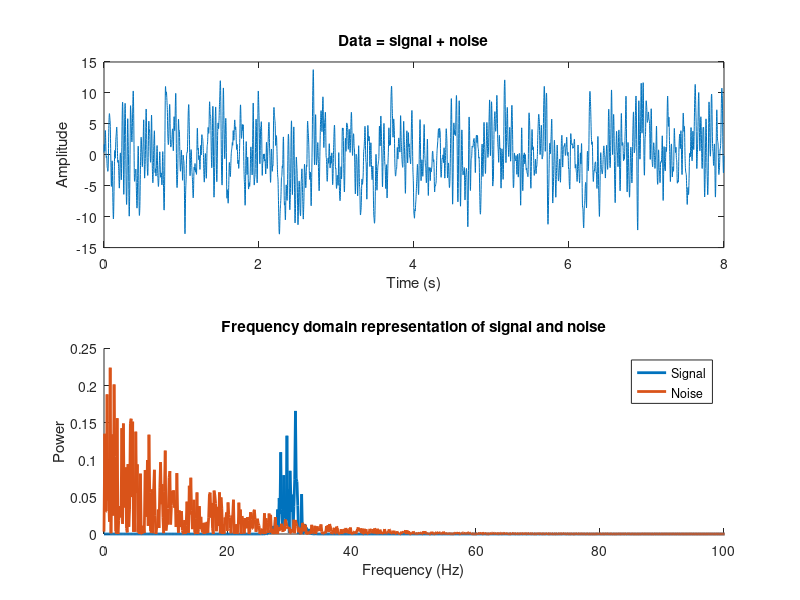
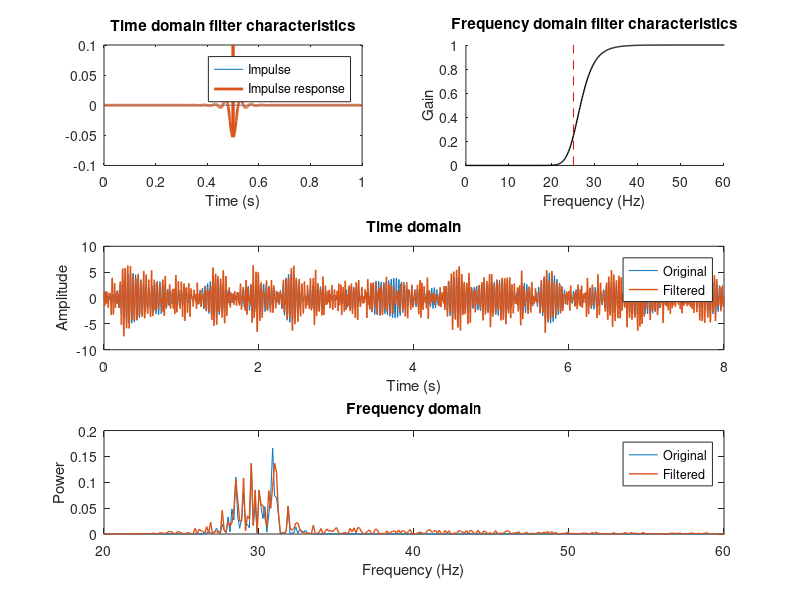

Write MATLAB code to recreate these figures, in order.
%% Filtering
% High-pass filters
%%
% Generate 1/f noise
N  = 8000;
fs = 1000;
as = rand(1,N) .* exp(-(0:N-1)/200);
fc = as .* exp(1i*2*pi*rand(size(as)));
noise = real(ifft(fc)) * N;

%%% Create frequency-domain Gaussian
hz = linspace(0,fs,N);
s  = 4*(2*pi-1)/(4*pi); % normalized width
x  = hz-30;             % shifted frequencies
fg = exp(-.5*(x/s).^2); % gaussian

fc = rand(1,N) .* exp(1i*2*pi*rand(1,N));
fc = fc .* fg;

% Generate signal from Fourier coefficients, and add noise
signal = real( ifft(fc) )*N;
data = signal + noise;
time = (0:N-1)/fs;

%%% Plot the data
figure(1), clf
subplot(211)
plot(time,data)
xlabel('Time (s)'), ylabel('Amplitude')
title('Data = signal + noise')

subplot(212), hold on
plot(hz,abs(fft(signal)/N).^2,'linew',2);
plot(hz,abs(fft(noise)/N).^2,'linew',2);
legend({'Signal';'Noise'})
set(gca,'xlim',[0 100])
title('Frequency domain representation of signal and noise')
xlabel('Frequency (Hz)'), ylabel('Power')

%% Now for high-pass filter
% Specify filter cutoff (in Hz)
filtcut = 25;

% Generate filter coefficients (Butterworth)
[filtb,filta] = butter(7,filtcut/(fs/2),'high');

% Test impulse response function (IRF)
impulse  = [ zeros(1,500) 1 zeros(1,500) ];
fimpulse = filtfilt(filtb,filta,impulse);
imptime  = (0:length(impulse)-1)/fs;

% Plot impulse and IRF
figure(2), clf
subplot(321)
plot(imptime,impulse, imptime,fimpulse./max(fimpulse),'linew',2)
xlabel('Time (s)')
set(gca,'ylim',[-.1 .1])
legend({'Impulse';'Impulse response'})
title('Time domain filter characteristics')

% Plot spectrum of IRF
subplot(322), hold on
hz = linspace(0,fs/2,3000);
imppow = abs(fft(fimpulse,2*length(hz))).^2;
plot(hz,imppow(1:length(hz)),'k','linew',1)
plot([1 1]*filtcut,get(gca,'ylim'),'r--')
set(gca,'xlim',[0 60],'ylim',[0 1])
xlabel('Frequency (Hz)'), ylabel('Gain')
title('Frequency domain filter characteristics')

% Now filter the data and compare against the original
subplot(312)
fdata = filtfilt(filtb,filta,data);
plot(time,signal, time,fdata,'linew',1)
legend({'Original';'Filtered'})
xlabel('Time (s)'), ylabel('Amplitude')
title('Time domain')

%%% Power spectra of original and filtered signal
signalX = abs(fft(signal)/N).^2;
fdataX  = abs(fft(fdata)/N).^2;
hz = linspace(0,fs,N);

subplot(313)
plot(hz,signalX(1:length(hz)), hz,fdataX(1:length(hz)),'linew',1);
set(gca,'xlim',[20 60])
legend({'Original';'Filtered'})
xlabel('Frequency (Hz)'), ylabel('Power')
title('Frequency domain')

%% end.